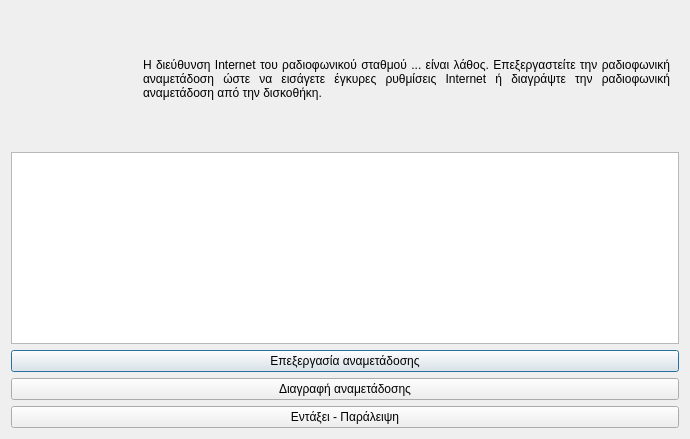
<?xml version="1.0" encoding="UTF-8"?>
<ui version="4.0">
 <class>Dialog</class>
 <widget class="QDialog" name="Dialog">
  <property name="geometry">
   <rect>
    <x>0</x>
    <y>0</y>
    <width>690</width>
    <height>439</height>
   </rect>
  </property>
  <property name="windowTitle">
   <string>Σφάλμα στην διεργασία εισαγωγής αναμετάδοσης</string>
  </property>
  <property name="windowIcon">
   <iconset resource="../../../icons.qrc">
    <normaloff>:/rest-windows/assets/images/rest-windows/information.png</normaloff>:/rest-windows/assets/images/rest-windows/information.png</iconset>
  </property>
  <layout class="QGridLayout" name="gridLayout">
   <item row="0" column="0">
    <widget class="QFrame" name="frame">
     <property name="sizePolicy">
      <sizepolicy hsizetype="Preferred" vsizetype="Expanding">
       <horstretch>0</horstretch>
       <verstretch>0</verstretch>
      </sizepolicy>
     </property>
     <property name="styleSheet">
      <string notr="true">QFrame{border:0px;}</string>
     </property>
     <property name="frameShape">
      <enum>QFrame::StyledPanel</enum>
     </property>
     <property name="frameShadow">
      <enum>QFrame::Raised</enum>
     </property>
     <layout class="QHBoxLayout" name="horizontalLayout">
      <item>
       <widget class="QLabel" name="image_label">
        <property name="minimumSize">
         <size>
          <width>117</width>
          <height>117</height>
         </size>
        </property>
        <property name="maximumSize">
         <size>
          <width>117</width>
          <height>117</height>
         </size>
        </property>
        <property name="text">
         <string/>
        </property>
        <property name="pixmap">
         <pixmap resource="../../../icons.qrc">:/rest-windows/assets/images/rest-windows/information.png</pixmap>
        </property>
        <property name="scaledContents">
         <bool>true</bool>
        </property>
       </widget>
      </item>
      <item>
       <widget class="QLabel" name="label">
        <property name="text">
         <string>Η διεύθυνση Internet του ραδιοφωνικού σταθμού ... είναι λάθος. Επεξεργαστείτε την ραδιοφωνική αναμετάδοση ώστε να εισάγετε έγκυρες ρυθμίσεις Internet ή διαγράψτε την ραδιοφωνική αναμετάδοση από την δισκοθήκη.</string>
        </property>
        <property name="alignment">
         <set>Qt::AlignJustify|Qt::AlignVCenter</set>
        </property>
        <property name="wordWrap">
         <bool>true</bool>
        </property>
       </widget>
      </item>
     </layout>
    </widget>
   </item>
   <item row="1" column="0">
    <widget class="QPlainTextEdit" name="details"/>
   </item>
   <item row="2" column="0">
    <widget class="QPushButton" name="pushButton">
     <property name="text">
      <string>Επεξεργασία αναμετάδοσης</string>
     </property>
     <property name="icon">
      <iconset resource="../../../icons.qrc">
       <normaloff>:/rest-windows/assets/images/rest-windows/edit.png</normaloff>:/rest-windows/assets/images/rest-windows/edit.png</iconset>
     </property>
    </widget>
   </item>
   <item row="3" column="0">
    <widget class="QPushButton" name="pushButton_2">
     <property name="text">
      <string>Διαγραφή αναμετάδοσης</string>
     </property>
     <property name="icon">
      <iconset resource="../../../icons.qrc">
       <normaloff>:/rest-windows/assets/images/rest-windows/delete.png</normaloff>:/rest-windows/assets/images/rest-windows/delete.png</iconset>
     </property>
    </widget>
   </item>
   <item row="4" column="0">
    <widget class="QPushButton" name="ok">
     <property name="text">
      <string>Εντάξει - Παράλειψη</string>
     </property>
     <property name="icon">
      <iconset resource="../../../icons.qrc">
       <normaloff>:/rest-windows/assets/images/rest-windows/ok.png</normaloff>:/rest-windows/assets/images/rest-windows/ok.png</iconset>
     </property>
    </widget>
   </item>
  </layout>
 </widget>
 <tabstops>
  <tabstop>details</tabstop>
  <tabstop>pushButton</tabstop>
  <tabstop>pushButton_2</tabstop>
  <tabstop>ok</tabstop>
 </tabstops>
 <resources>
  <include location="../../../icons.qrc"/>
  <include location="../../../icons.qrc"/>
  <include location="../../../icons.qrc"/>
  <include location="../../../icons.qrc"/>
 </resources>
 <connections/>
</ui>
